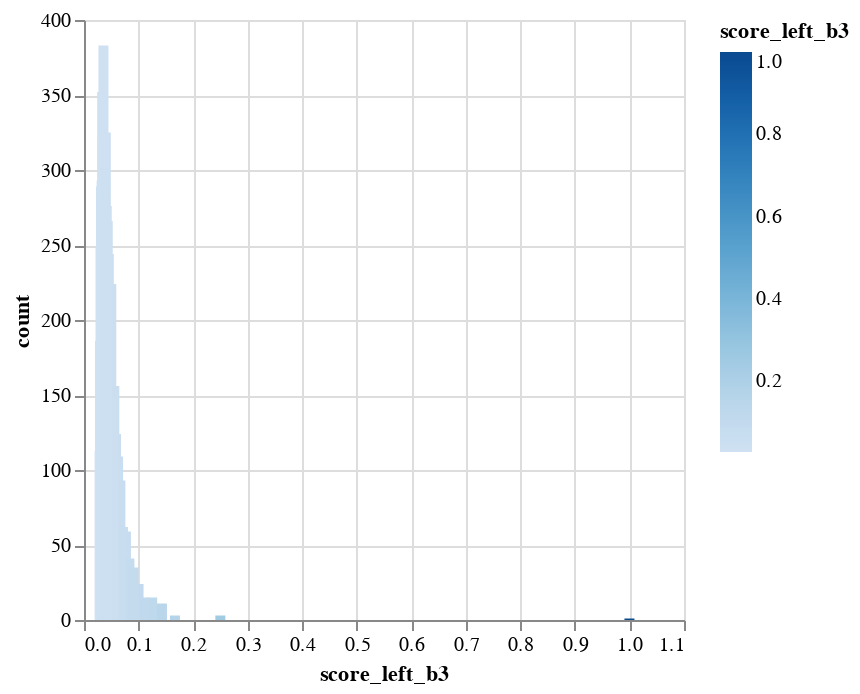
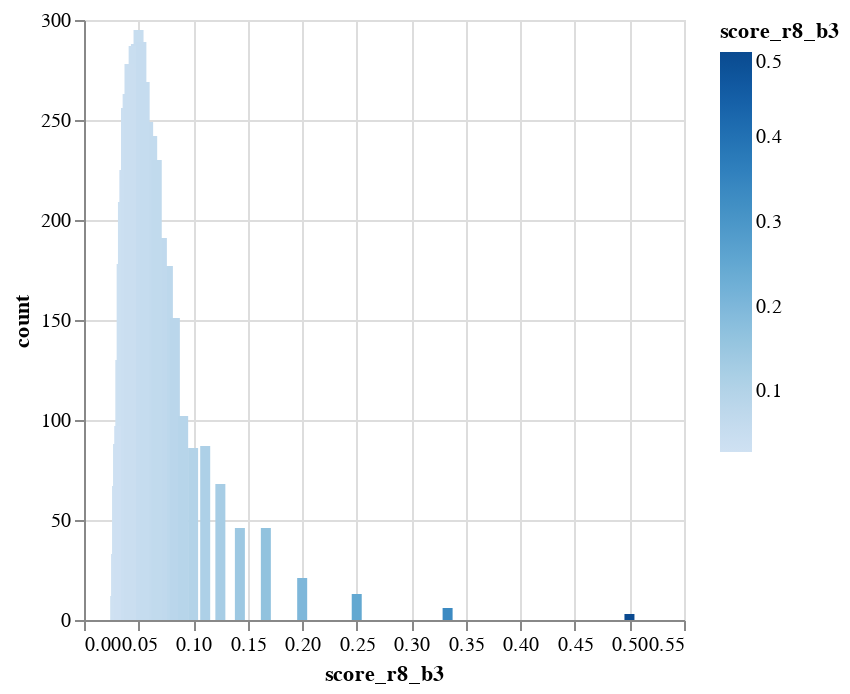

Source (notebook cell) for these figures, in order:
### Code cell
show_b_stats('score_left_b3')
show_b_stats('score_r8_b3')

### Figure 1 — Vega-Lite specification as saved in the notebook (floating-point values rounded to 4 significant figures)
{"config": {"view": {"continuousWidth": 300, "continuousHeight": 300}}, "data": {"name": "data-9edf571495638ddde569cb5ce2786d95"}, "mark": {"type": "bar", "tooltip": true}, "encoding": {"color": {"field": "score_left_b3", "type": "quantitative"}, "x": {"field": "score_left_b3", "type": "quantitative"}, "y": {"field": "count", "type": "quantitative"}}, "params": [{"name": "param_5", "select": {"type": "interval", "encodings": ["x", "y"]}, "bind": "scales"}], "$schema": "https://vega.github.io/schema/vega-lite/v5.20.1.json", "datasets": {"data-9edf571495638ddde569cb5ce2786d95": [{"score_left_b3": 0.0476, "count": 221}, {"score_left_b3": 0.0588, "count": 124}, {"score_left_b3": 0.0333, "count": 352}, {"score_left_b3": 0.125, "count": 15}, {"score_left_b3": 0.0769, "count": 59}, {"score_left_b3": 0.1, "count": 24}, {"score_left_b3": 0.0714, "count": 62}, {"score_left_b3": 0.037, "count": 316}, {"score_left_b3": 0.0833, "count": 41}, {"score_left_b3": 0.0312, "count": 289}, {"score_left_b3": 0.0345, "count": 322}, {"score_left_b3": 0.04, "count": 325}, {"score_left_b3": 0.0625, "count": 109}, {"score_left_b3": 0.0286, "count": 113}, {"score_left_b3": 0.1111, "count": 15}, {"score_left_b3": 0.0667, "count": 93}, {"score_left_b3": 0.05, "count": 224}, {"score_left_b3": 0.0303, "count": 248}, {"score_left_b3": 0.0455, "count": 244}, {"score_left_b3": 0.25, "count": 3}, {"score_left_b3": 0.0357, "count": 383}, {"score_left_b3": 0.0294, "count": 186}, {"score_left_b3": 1.0, "count": 1}, {"score_left_b3": 0.0435, "count": 266}, {"score_left_b3": 0.1429, "count": 11}, {"score_left_b3": 0.0323, "count": 293}, {"score_left_b3": 0.0909, "count": 35}, {"score_left_b3": 0.1667, "count": 3}, {"score_left_b3": 0.0385, "count": 301}, {"score_left_b3": 0.0556, "count": 156}, {"score_left_b3": 0.0526, "count": 148}, {"score_left_b3": 0.0417, "count": 276}]}}

### Figure 2 — Vega-Lite specification as saved in the notebook (floating-point values rounded to 4 significant figures)
{"config": {"view": {"continuousWidth": 300, "continuousHeight": 300}}, "data": {"name": "data-76c238b6eea3c580c7da69e775ec7420"}, "mark": {"type": "bar", "tooltip": true}, "encoding": {"color": {"field": "score_r8_b3", "type": "quantitative"}, "x": {"field": "score_r8_b3", "type": "quantitative"}, "y": {"field": "count", "type": "quantitative"}}, "params": [{"name": "param_6", "select": {"type": "interval", "encodings": ["x", "y"]}, "bind": "scales"}], "$schema": "https://vega.github.io/schema/vega-lite/v5.20.1.json", "datasets": {"data-76c238b6eea3c580c7da69e775ec7420": [{"score_r8_b3": 0.0333, "count": 130}, {"score_r8_b3": 0.0476, "count": 288}, {"score_r8_b3": 0.0588, "count": 249}, {"score_r8_b3": 0.125, "count": 68}, {"score_r8_b3": 0.0769, "count": 177}, {"score_r8_b3": 0.037, "count": 225}, {"score_r8_b3": 0.5, "count": 3}, {"score_r8_b3": 0.0833, "count": 151}, {"score_r8_b3": 0.0714, "count": 191}, {"score_r8_b3": 0.1, "count": 86}, {"score_r8_b3": 0.0312, "count": 88}, {"score_r8_b3": 0.3333, "count": 6}, {"score_r8_b3": 0.0345, "count": 178}, {"score_r8_b3": 0.0625, "count": 242}, {"score_r8_b3": 0.04, "count": 263}, {"score_r8_b3": 0.05, "count": 295}, {"score_r8_b3": 0.0303, "count": 67}, {"score_r8_b3": 0.0667, "count": 230}, {"score_r8_b3": 0.1111, "count": 87}, {"score_r8_b3": 0.0455, "count": 287}, {"score_r8_b3": 0.0286, "count": 12}, {"score_r8_b3": 0.0357, "count": 209}, {"score_r8_b3": 0.25, "count": 13}, {"score_r8_b3": 0.0294, "count": 33}, {"score_r8_b3": 0.1429, "count": 46}, {"score_r8_b3": 0.2, "count": 21}, {"score_r8_b3": 0.0435, "count": 276}, {"score_r8_b3": 0.0323, "count": 97}, {"score_r8_b3": 0.0909, "count": 102}, {"score_r8_b3": 0.0385, "count": 256}, {"score_r8_b3": 0.1667, "count": 46}, {"score_r8_b3": 0.0526, "count": 289}, {"score_r8_b3": 0.0556, "count": 269}, {"score_r8_b3": 0.0417, "count": 278}]}}
